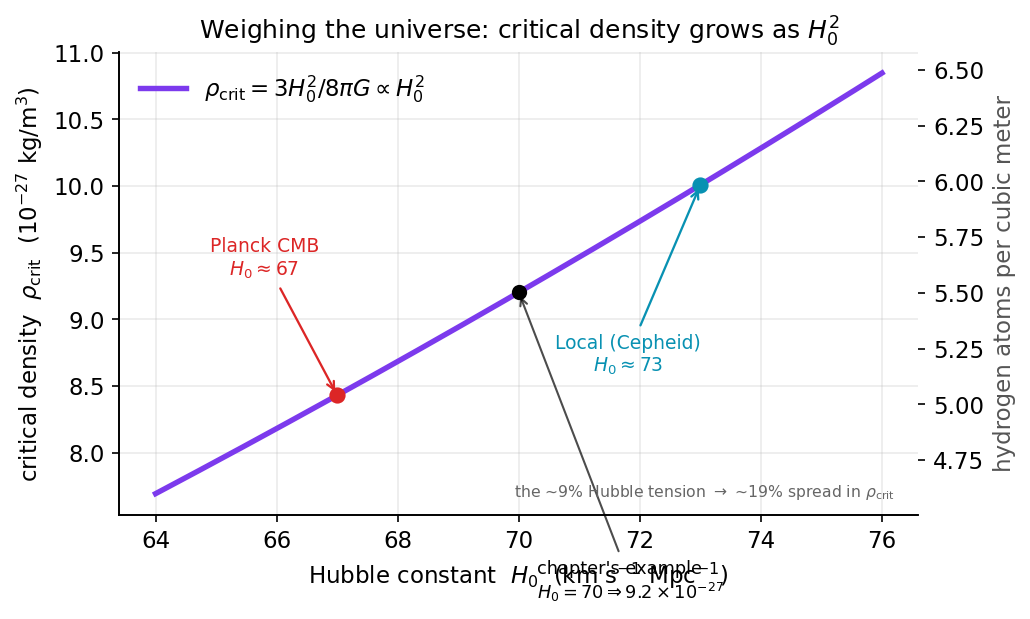

Python code for this plot:
import numpy as np, matplotlib
matplotlib.use("Agg")
import matplotlib.pyplot as plt
plt.rcParams.update({"figure.dpi":150,"savefig.dpi":150,"font.size":11,
    "axes.grid":True,"grid.alpha":0.25,"axes.spines.top":False,"axes.spines.right":False,
    "axes.titlesize":12,"figure.facecolor":"white","axes.facecolor":"white"})
C_FW="#7c3aed"; C_NEWTON="#64748b"; C_MOND="#0891b2"; C_DATA="#dc2626"  # framework / Newton / MOND / data-or-obs

fig, ax = plt.subplots(figsize=(7,4.3))

# Worked example of the chapter: rho_crit = 3 H0^2 / (8 pi G).
G = 6.674e-11          # m^3 kg^-1 s^-2
Mpc = 3.086e22         # m
m_H = 1.6726e-27       # kg, hydrogen atom mass (for the 'atoms per m^3' axis)

H0_kms = np.linspace(64.0, 76.0, 400)          # km/s/Mpc
H0_si  = (H0_kms*1.0e3)/Mpc                     # s^-1
rho_crit = 3.0*H0_si**2/(8.0*np.pi*G)          # kg/m^3

ax.plot(H0_kms, rho_crit*1e27, color=C_FW, lw=2.6,
        label=r"$\rho_{\rm crit}=3H_0^2/8\pi G \propto H_0^2$")

# The two ends of the Hubble tension named in Question 4.
def rc(H0):
    return 3.0*((H0*1e3)/Mpc)**2/(8.0*np.pi*G)
for H0v, lab, col in [(67.0, "Planck CMB\n$H_0\\approx67$", C_DATA),
                      (73.0, "Local (Cepheid)\n$H_0\\approx73$", C_MOND)]:
    y = rc(H0v)*1e27
    ax.scatter([H0v],[y], color=col, zorder=6, s=46)
    ax.annotate(lab, xy=(H0v,y), xytext=(H0v-1.2, y+0.9 if col==C_DATA else y-1.4),
                fontsize=9, color=col, ha="center",
                arrowprops=dict(arrowstyle="->", color=col, lw=1.1))

# The chapter's own worked point at 70.
y70 = rc(70.0)*1e27
ax.scatter([70.0],[y70], color="k", zorder=6, s=40)
ax.annotate(rf"chapter's example\n$H_0{{=}}70 \Rightarrow {y70:.1f}\times10^{{-27}}$".replace("\\n","\n"),
            xy=(70.0,y70), xytext=(70.3, y70-2.3), fontsize=8.5, color="k",
            arrowprops=dict(arrowstyle="->", color="k", lw=1.0, alpha=0.7))

# secondary axis: hydrogen atoms per cubic meter
ax2 = ax.twinx()
ax2.spines.top.set_visible(False)
lo, hi = ax.get_ylim()
ax2.set_ylim(lo*1e-27/m_H, hi*1e-27/m_H)
ax2.set_ylabel("hydrogen atoms per cubic meter", color="#555555")
ax2.grid(False)

ax.set_xlabel(r"Hubble constant  $H_0$  (km s$^{-1}$ Mpc$^{-1}$)")
ax.set_ylabel(r"critical density  $\rho_{\rm crit}$  ($10^{-27}$ kg/m$^3$)")
ax.set_title("Weighing the universe: critical density grows as $H_0^2$")
ax.legend(frameon=False, loc="upper left")
ax.text(0.97, 0.04, "the ~9% Hubble tension $\\to$ ~19% spread in $\\rho_{\\rm crit}$",
        transform=ax.transAxes, ha="right", fontsize=7.5, color="#666666")

fig.tight_layout(); fig.savefig("ch09_critical_density_vs_H0.png", bbox_inches="tight"); print("ok")
